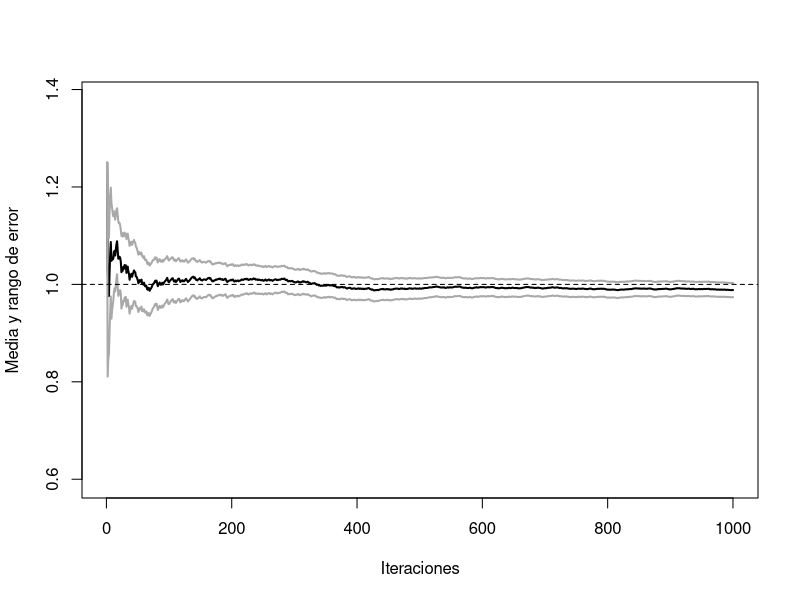
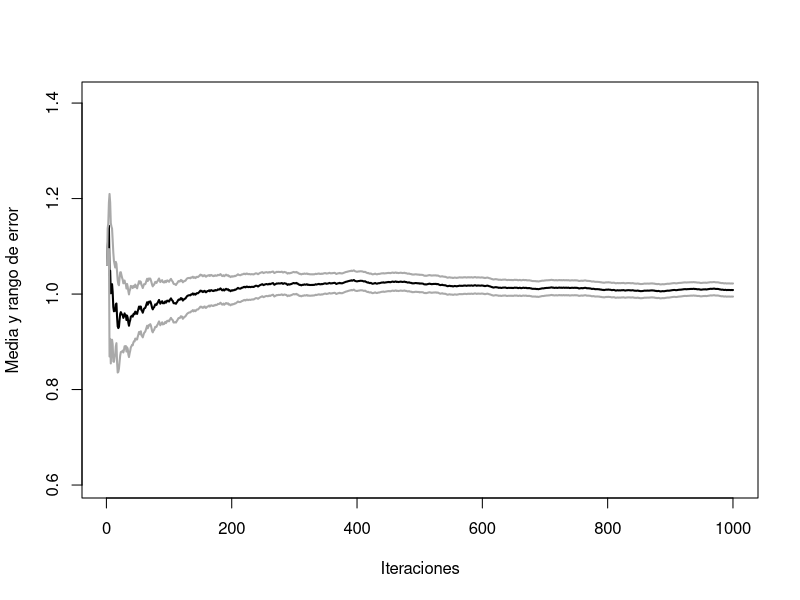
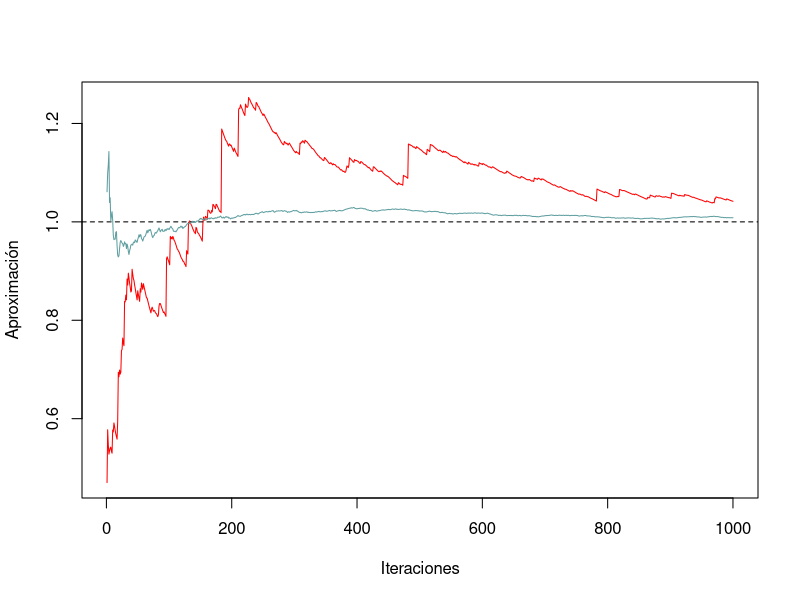

Reproduce these figures in R, in order.
## ---- chunk 1

mc.integral <- function(fun, a, b, n) {
    x <- runif(n, a, b)
    fx <- sapply(x, fun)
    return(mean(fx) * (b - a))
}



#Aunque posteriormente usaremos una función de Monte Carlo más compleja que incluye representación gráfica.


mc.integral <- function(fun, a, b, n, plot = TRUE) {
    fx <- sapply(runif(n, a, b), fun) * (b - a)
    if (plot) {
        estint <- cumsum(fx)/(1:n)
        esterr <- sqrt(cumsum((fx - estint)^2))/(1:n)
        plot(estint, ylab = "Media y rango de error", type = "l", lwd = 2, ylim = mean(fx) + 
            2 * c(-esterr[1], esterr[1]), xlab = "Iteraciones")
        lines(estint + 2 * esterr, col = "darkgray", lwd = 2)
        lines(estint - 2 * esterr, col = "darkgray", lwd = 2)
        return(list(valor = estint[n], error = 2 * esterr[n]))
    } else return(list(valor = mean(fx), error = 2 * sd(fx)/sqrt(n)))
}
## ---- chunk 2
fun <- function(x) return((1/8) * (5-3*x^2))
set.seed(1718)
p1 <- mc.integral(fun, -1, 1, 20,plot = F)
p1$valor
## ---- chunk 3
p2 <- mc.integral(fun, -1, 1, 100,plot=F)
p2$valor
## ---- chunk 4
error_función <- c(p1$error , p2$error)
error_por_aproximación <- c(abs(1-p1$valor), abs(1-p2$valor))
p <- cbind(error_función, error_por_aproximación)
row.names(p) <- c('n=20','n=100')
p
## ---- chunk 5
set.seed(1718)
c <- mc.integral(fun, -1, 1, 1000)
abline(h = 1, lty = 2)
## ---- chunk 6
error_función <- c$error
error_por_aproximación <- abs(1-c$valor)
p <- cbind(error_función,error_por_aproximación)
row.names(p) <- c('n=1000')
p
## ---- chunk 7
set.seed(1718)
nsim <- 10^3
y <- rnorm(nsim,mean=0,sd=0.3)
w <- fun(y)/dnorm(y , sd=0.3)

## ---- chunk 8
mean(w * (y > -1) * (y < 1)) 
## ---- chunk 9
#Esto es para obtener los datos del literal anterior.
mc.integral1 <- function(fun, a, b, n, plot = TRUE) {
    fx <- sapply(runif(n, a, b), fun) * (b - a)
    if (plot) {
        estint <- cumsum(fx)/(1:n)
        esterr <- sqrt(cumsum((fx - estint)^2))/(1:n)
        plot(estint, ylab = "Media y rango de error", type = "l", lwd = 2, ylim = mean(fx) + 
            2 * c(-esterr[1], esterr[1]), xlab = "Iteraciones")
        lines(estint + 2 * esterr, col = "darkgray", lwd = 2)
        lines(estint - 2 * esterr, col = "darkgray", lwd = 2)
        return(estint)
    } else return(estint)
}
g <- mc.integral1(fun, -1, 1, 1000)
## ---- chunk 10

plot(cumsum(w * (y > -1) * (y < 1))/1:nsim, type = "l", ylab = "Aproximación", xlab = "Iteraciones", col='red')
abline(h = 1, lty = 2)
lines(g,type = "l", ylab = "Aproximación", xlab = "Iteraciones",col='cadetblue')
 

mean(w)
## ---- chunk 11

sqrt(var(w)/nsim)
sqrt(var(g)/nsim)

## ---- chunk 12
#Desarrolllo del literal c)

